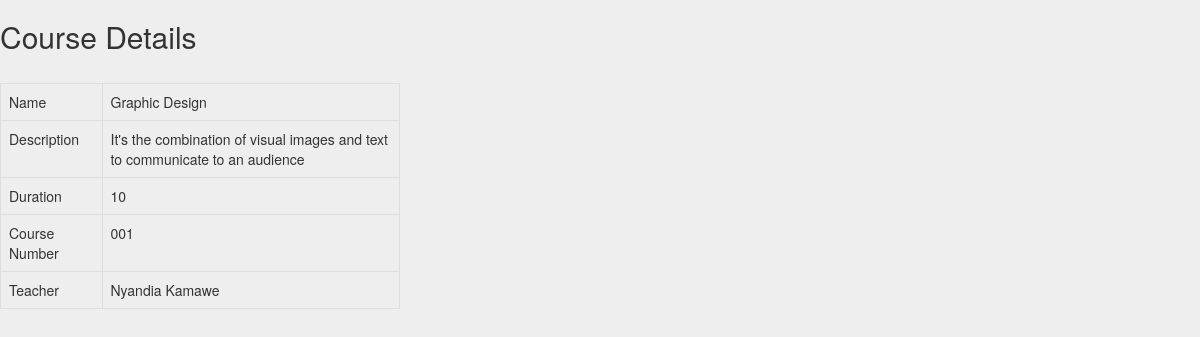
The page /course/detail/1/ on the database its author committed.
### course/models.py (models this page shows, shortened)
class Course(models.Model):
    name=models.CharField(max_length=50)
    duration_in_months=models.SmallIntegerField()
    Course_number=models.CharField(max_length=50)
    description=models.TextField()
    teacher=models.ForeignKey(Teacher, on_delete=models.PROTECT)
    image=models.FileField(upload_to="images/",blank=True)

### teacher/models.py (models this page shows)
class Teacher(models.Model):
    first_name=models.CharField(max_length=50)
    last_name=models.CharField(max_length=50)
    place_of_residence=models.CharField(max_length=50)
    phone_number=models.CharField(max_length=50)
    Email=models.EmailField(max_length=50)
    id_number=models.IntegerField()
    profession=models.CharField(max_length = 50)
    registration_number=models.CharField(max_length = 50)
    date_joined=models.DateField()
    image=models.FileField(upload_to="image/",blank=True)
    def __str__(self):
        return self.first_name + " " + self.last_name

### course/views.py (the view)
# urls.py: path("detail/<int:pk>/",course_detail,name="course_detail"),
def course_detail(request,pk):
	course=Course.objects.get(pk=pk)
	return render(request,"course_detail.html",{"course":course})

### course/templates/course_detail.html (shortened to what this page needs)
<!DOCTYPE html>
<html>
<head>
     <link rel="stylesheet" href="https://maxcdn.bootstrapcdn.com/bootstrap/3.4.0/css/bootstrap.min.css">
</head>
<body>
  <h2>Course Details</h2>
<div class="table-responsive">
<table class="table table-bordered">
     <tr>
          <td>Name</td>
          <td>{{course.name}}</td>
     </tr>
     <tr>
           <td>Description</td>
          <td> {{course.description}}</td>
     </tr>
     <tr>
           <td>Duration</td>
       <td>{{course.duration_in_months}}</td>
</tr>
<tr>
      <td>Course Number</td>
     <td>{{course.Course_number}}</td>
</tr>
<tr>
      <td>Teacher</td>
     <td>{{course.teacher}}</td>
</tr>
</table>
</body>
</html>

### course/templates/course_detail.html (style rules this page uses)
body { width: 400px; background-color: #eee; }

### rows shown on the page
Course: name "Graphic Design", description "It's the combination of visual images and text to communicate to an audience", duration_in_months "10", Course_number "001", teacher "Nyandia Kamawe"
